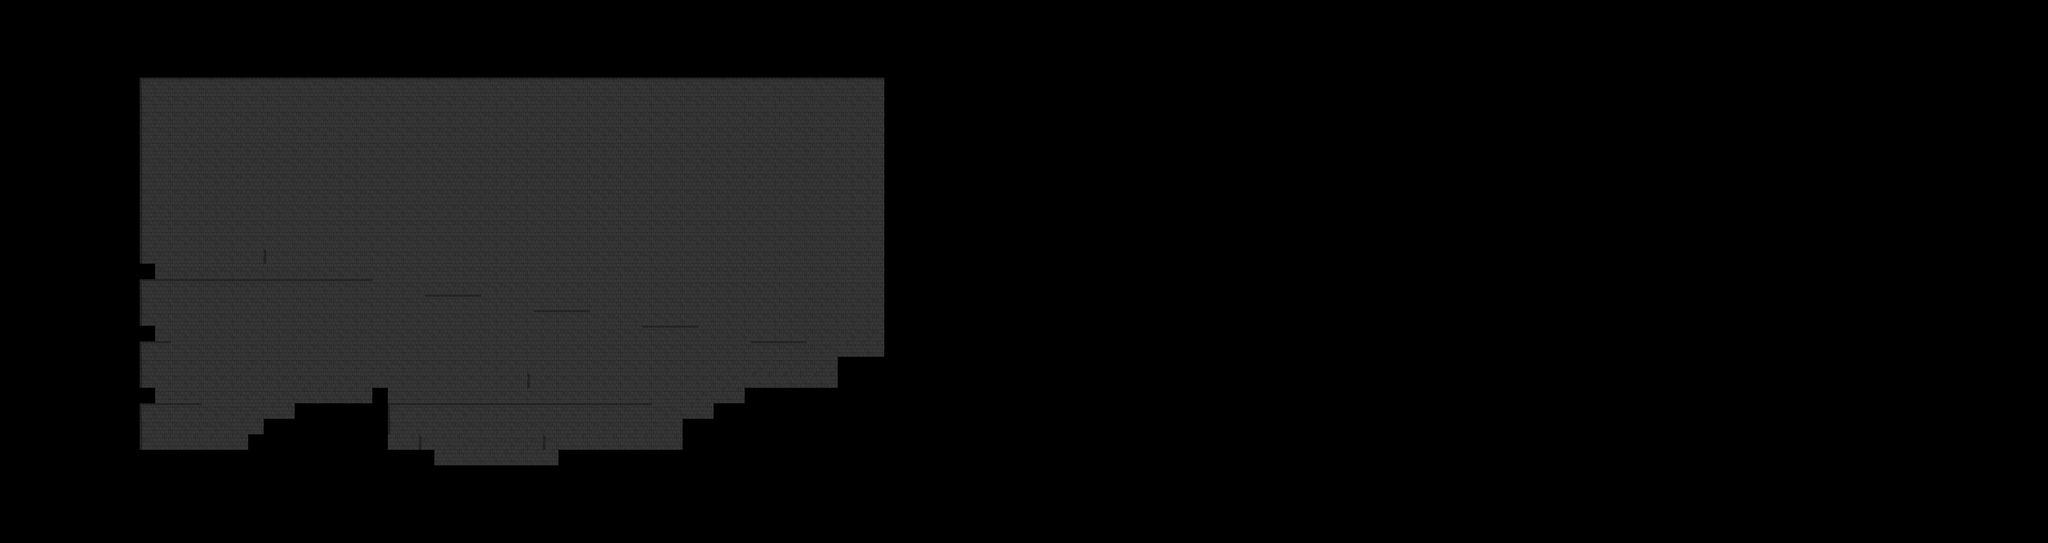

A 2D game scene composited from a Tiled map and its tileset images. What follows is a short description and the map's XML, with each tile layer's data collapsed to a summary:
An orthogonal 132x35 tile map with 64x64 px tiles, 1 tile layer (Tile Layer 2), 1 hidden layer not drawn.

<map version="1.0" orientation="orthogonal" renderorder="right-down" width="132" height="35" tilewidth="64" tileheight="64" nextobjectid="1">
 <tileset firstgid="1" name="Tileset" tilewidth="64" tileheight="64" tilecount="72" columns="8">
  <image source="Tileset.png" width="512" height="576" />
 </tileset>
 <layer name="Tile Layer 2" width="132" height="35">
  <data>[4620 cells, 1081 non-empty, 8 distinct tile ids]</data>
 </layer>
 <layer name="Tile Layer 1" width="132" height="35" visible="0">
  <data>[4620 cells, 1299 non-empty, 15 distinct tile ids]</data>
 </layer>
</map>
